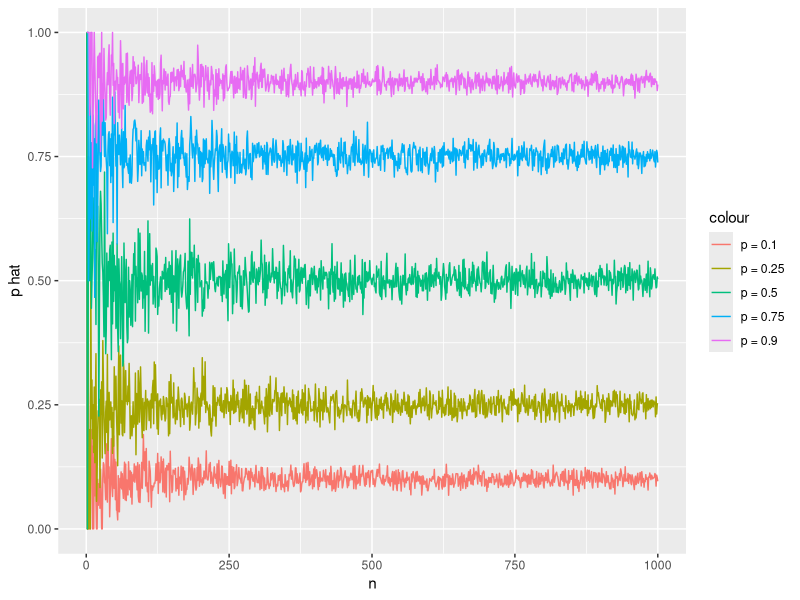
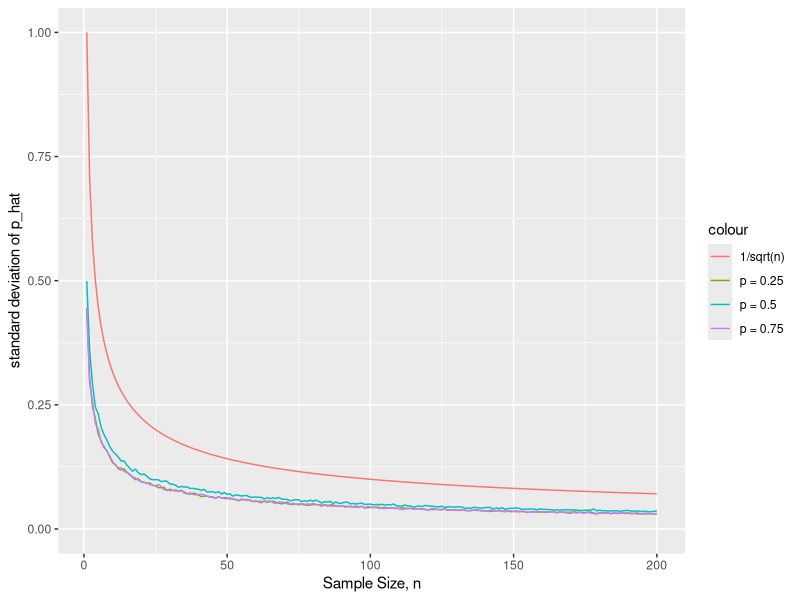
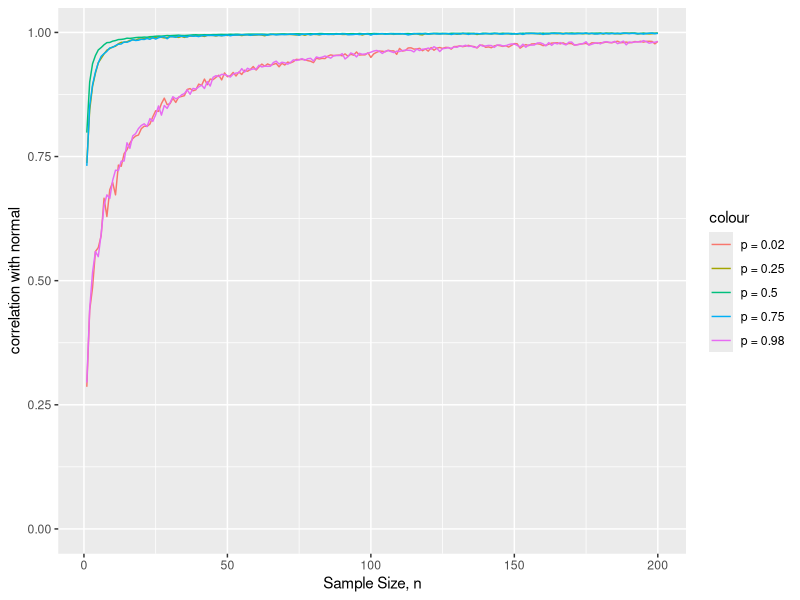
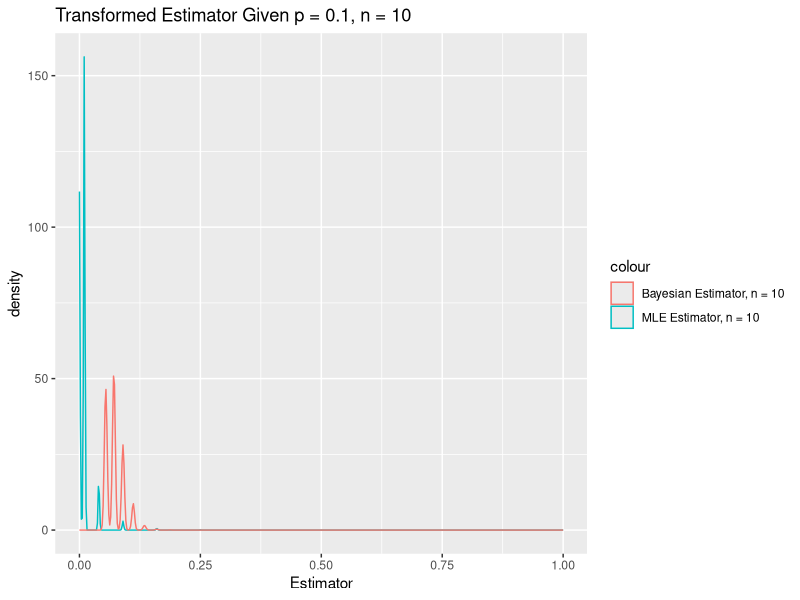
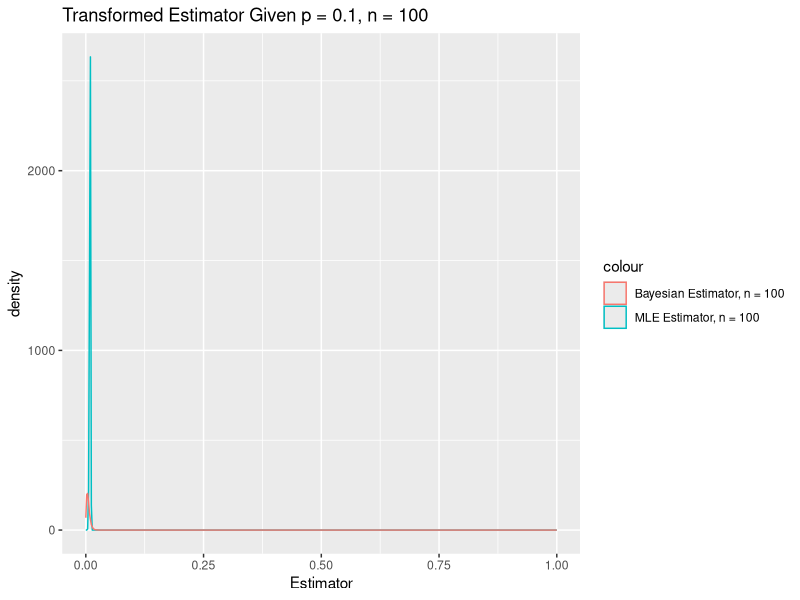
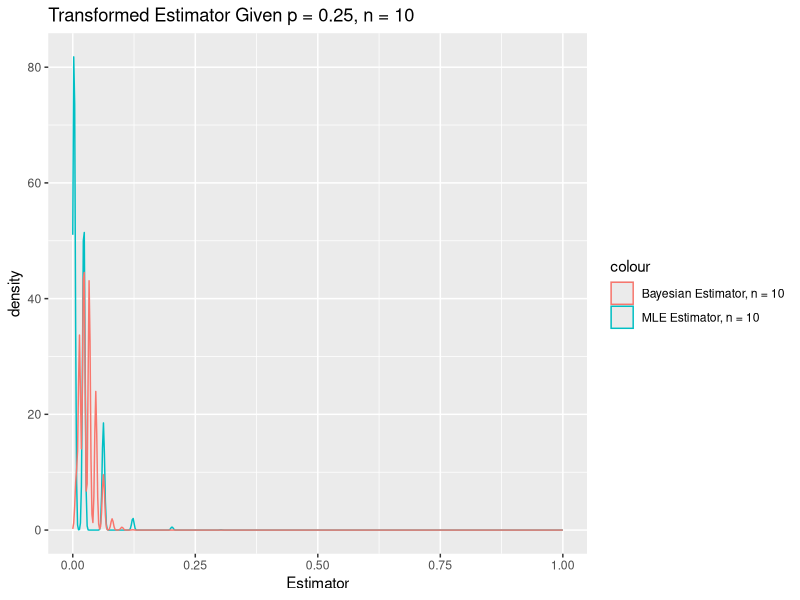
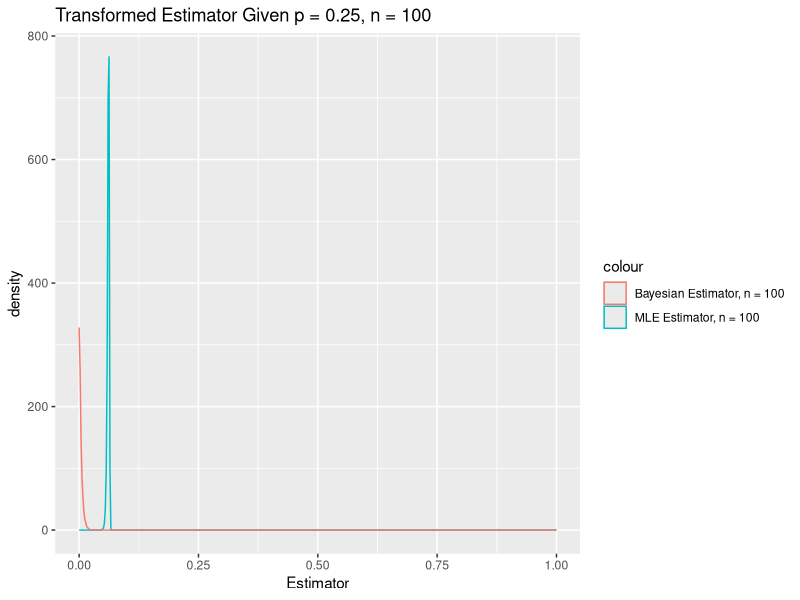
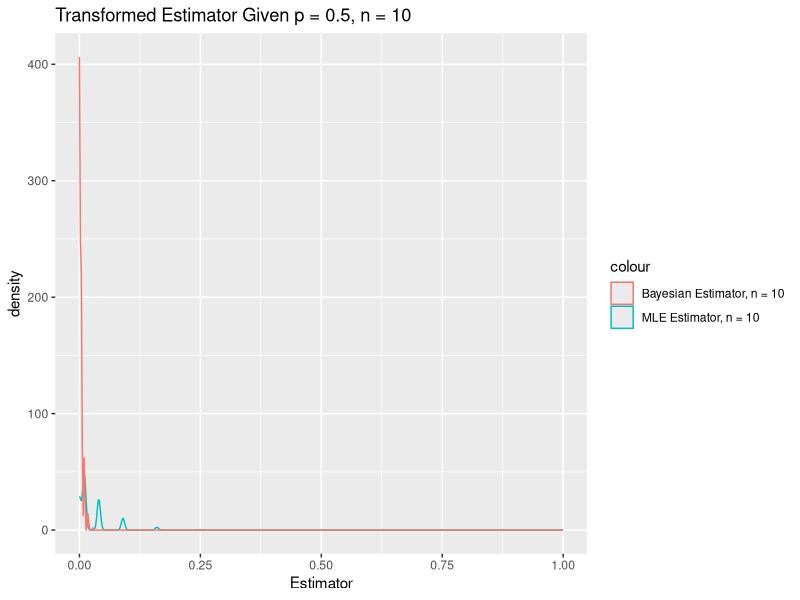

The R source for these figures, in order:
## ---- chunk 1
knitr::opts_chunk$set(echo = TRUE)
knitr::opts_chunk$set(echo = TRUE, fig.align="center")
gc()
ls()
options(digits=4)
require(tidyverse)
set.seed(47)
## ---- chunk 2
x <- 0.2
# a/(a+b) = 0.1
vector <- seq(0, 10000, 0.01)
i <- 1
a <- vector[i]
b <- 9*a
while (abs(pbeta(x,a,b) - 0.9) > 0.001){
  i <- i + 1
  a <- vector[i]
  b <- 9*a
}
a
b
pbeta(x,a,b) # roughly = 0.9
## ---- chunk 3
x <- 0.2
# a/(a+b) = 0.1
vector <- seq(0, 10000, 0.01)
i <- 1
a <- vector[i]
b <- 9*a
while (abs(pbeta(x,a,b) - 0.9) > 0.001){
  i <- i + 1
  a <- vector[i]
  b <- 9*a
}
a
b
pbeta(x,a,b) # roughly = 0.9
## ---- chunk 4
p_i <- p_0.1 <- p_0.25 <- p_0.5 <- p_0.75 <- p_0.9 <- c() 
n = c(1:1000) #Vector of sample size to repeat over
for (i in n) {
  p_i <- mean(rbinom(1, i, 0.1))/i
  p_0.1 <- c(p_0.1, p_i)
}
for (i in n) {
  p_i <- mean(rbinom(1, i, 0.25))/i
  p_0.25 <- c(p_0.25, p_i)
}
for (i in n) {
  p_i <- mean(rbinom(1, i, 0.5))/i
  p_0.5 <- c(p_0.5, p_i)
}
for (i in n) {
  p_i <- mean(rbinom(1, i, 0.75))/i
  p_0.75 <- c(p_0.75, p_i)
}
for (i in n) {
  p_i <- mean(rbinom(1, i, 0.9))/i
  p_0.9 <- c(p_0.9, p_i)
}

P.data <- data.frame(n, p_0.1 , p_0.25 , p_0.5 , p_0.75 , p_0.9)
P.data %>% ggplot(aes(n)) +
  geom_line(aes(y = p_0.1, colour = "p = 0.1")) +
  geom_line(aes(y = p_0.25, colour = "p = 0.25")) +
  geom_line(aes(y = p_0.5, colour = "p = 0.5")) +
  geom_line(aes(y = p_0.75, colour = "p = 0.75")) +
  geom_line(aes(y = p_0.9, colour = "p = 0.9")) +
  ylim(0, 1) + ylab('p hat')
## ---- chunk 5
p=0.25
n=200
p_hat_25=c()
for (i in 1: n) {
x = rbinom(1000,i,p)
p_hat_25=c(p_hat_25,sd(x)/i)}

p=0.5
n=200
p_hat_5=c()
for (i in 1: n) {
x = rbinom(1000,i,p)
p_hat_5=c(p_hat_5,sd(x)/i)}


p=0.75
n=200
p_hat_75=c()
for (i in 1: n) {
x = rbinom(1000,i,p)
p_hat_75=c(p_hat_75,sd(x)/i)}


n=200
root=c()
for (i in 1:n){
x=1/sqrt(i)
root=c(root,x)}


P.data <- data.frame(1:n, p_hat_25 , p_hat_5 , p_hat_75 , root)
P.data %>% ggplot(aes(1:n)) +
  geom_line(aes(y = p_hat_25, colour = "p = 0.25")) +
  geom_line(aes(y = p_hat_5, colour = "p = 0.5")) +
  geom_line(aes(y = p_hat_75, colour = "p = 0.75")) +
  geom_line(aes(y = root, colour = "1/sqrt(n)")) +
  ylim(0, 1) + ylab('standard deviation of p_hat') + xlab('Sample Size, n')
## ---- chunk 6
p <- 0.02  
n <- 200
cornorm_02 <- c()
for (i in 1 : n) {
  p_hat <- rbinom(1000,i,p)/i
  b <- qqnorm(p_hat, plot.it=FALSE)
  cornorm_02[i] <- cor(b$x,b$y)
}

p <- 0.25  
n <- 200
cornorm_25 <- c()
for (i in 1 : n) {
  p_hat <- rbinom(1000,i,p)/i
  b <- qqnorm(p_hat, plot.it=FALSE)
  cornorm_25[i] <- cor(b$x,b$y)
}

p <- 0.5  
n <- 200
cornorm_5 <- c()
for (i in 1 : n) {
  p_hat <- rbinom(1000,i,p)/i
  b <- qqnorm(p_hat, plot.it=FALSE)
  cornorm_5[i] <- cor(b$x,b$y)
}


p <- 0.75  
n <- 200
cornorm_75 <- c()
for (i in 1 : n) {
  p_hat <- rbinom(1000,i,p)/i
  b <- qqnorm(p_hat, plot.it=FALSE)
  cornorm_75[i] <- cor(b$x,b$y)
}

p <- 0.98  
n <- 200
cornorm_98 <- c()
for (i in 1 : n) {
  p_hat <- rbinom(1000,i,p)/i
  b <- qqnorm(p_hat, plot.it=FALSE)
  cornorm_98[i] <- cor(b$x,b$y)
}

P.data <- data.frame(1:n, cornorm_02 , cornorm_25 , cornorm_5 , cornorm_75, cornorm_98)
P.data %>% ggplot(aes(1:n)) +
  geom_line(aes(y = cornorm_02, colour = "p = 0.02")) +
  geom_line(aes(y = cornorm_25, colour = "p = 0.25")) +
  geom_line(aes(y = cornorm_5, colour = "p = 0.5")) +
  geom_line(aes(y = cornorm_75, colour = "p = 0.75")) +
  geom_line(aes(y = cornorm_98, colour = "p = 0.98")) +
  ylim(0, 1) + ylab('correlation with normal') + xlab('Sample Size, n')
## ---- chunk 7
#First p-value
p = 0.1

#first n value
n <- 10
p_hatb_10 <- p_hat_10 <- c()
for (i in c(1:10000)){
  x_i <- rbinom(n, 1, p)
  p_hatb_10 <- c((sum(x_i)+10)/(n+20), p_hatb_10) 
  p_hat_10 <- c(mean(x_i), p_hat_10)
}
# second n value
n <- 100
p_hatb_100 <- p_hat_100 <- c()
for (i in c(1:10000)){
  x_i <- rbinom(n, 1, p)
  p_hatb_100 <- c((sum(x_i)+10)/(n+20), p_hatb_100) 
  p_hat_100 <- c(mean(x_i), p_hat_100)
}
p_hatb_10 <- (p_hatb_10 - p)^2
p_hat_10 <- (p_hat_10 - p)^2
p_hatb_100 <- (p_hatb_100 - p)^2
p_hat_100 <- (p_hatb_100 - p)^2

P.data <- data.frame(p_hatb_10, p_hat_10, p_hatb_100, p_hat_100) 

P.data %>% ggplot() + xlim(0, 1) +
  geom_density(kernel = "gaussian", aes(p_hat_10, colour= 'MLE Estimator, n = 10')) +
  geom_density(kernel = "gaussian", aes(p_hatb_10, colour= 'Bayesian Estimator, n = 10')) +
  labs(title = "Transformed Estimator Given p = 0.1, n = 10", x = "Estimator") 

P.data %>% ggplot() + xlim(0, 1) +
  geom_density(kernel = "gaussian",aes(p_hat_100, colour= 'MLE Estimator, n = 100')) +
  geom_density(kernel = "gaussian",aes(p_hatb_100, colour= 'Bayesian Estimator, n = 100')) +
  labs(title = "Transformed Estimator Given p = 0.1, n = 100", x = "Estimator") 
## ---- chunk 8
# Next p-value
p = 0.25

#first n value
n <- 10
p_hatb_10 <- p_hat_10 <- c()
for (i in c(1:10000)){
  x_i <- rbinom(n, 1, p)
  p_hatb_10 <- c((sum(x_i)+10)/(n+20), p_hatb_10) 
  p_hat_10 <- c(mean(x_i), p_hat_10)
}
# second n value
n <- 100
p_hatb_100 <- p_hat_100 <- c()
for (i in c(1:10000)){
  x_i <- rbinom(n, 1, p)
  p_hatb_100 <- c((sum(x_i)+10)/(n+20), p_hatb_100) 
  p_hat_100 <- c(mean(x_i), p_hat_100)
}
p_hatb_10 <- (p_hatb_10 - p)^2
p_hat_10 <- (p_hat_10 - p)^2
p_hatb_100 <- (p_hatb_100 - p)^2
p_hat_100 <- (p_hatb_100 - p)^2

P.data <- data.frame(p_hatb_10, p_hat_10, p_hatb_100, p_hat_100) 

P.data %>% ggplot() + xlim(0, 1) +
  geom_density(kernel = "gaussian", aes(p_hat_10, colour= 'MLE Estimator, n = 10')) +
  geom_density(kernel = "gaussian", aes(p_hatb_10, colour= 'Bayesian Estimator, n = 10')) +
  labs(title = "Transformed Estimator Given p = 0.25, n = 10", x = "Estimator") 

P.data %>% ggplot() + xlim(0, 1) +
  geom_density(kernel = "gaussian",aes(p_hat_100, colour= 'MLE Estimator, n = 100')) +
  geom_density(kernel = "gaussian",aes(p_hatb_100, colour= 'Bayesian Estimator, n = 100')) +
  labs(title = "Transformed Estimator Given p = 0.25, n = 100", x = "Estimator") 
## ---- chunk 9
# Next p-value
p = 0.5

#first n value
n <- 10
p_hatb_10 <- p_hat_10 <- c()
for (i in c(1:10000)){
  x_i <- rbinom(n, 1, p)
  p_hatb_10 <- c((sum(x_i)+10)/(n+20), p_hatb_10) 
  p_hat_10 <- c(mean(x_i), p_hat_10)
}
# second n value
n <- 100
p_hatb_100 <- p_hat_100 <- c()
for (i in c(1:10000)){
  x_i <- rbinom(n, 1, p)
  p_hatb_100 <- c((sum(x_i)+10)/(n+20), p_hatb_100) 
  p_hat_100 <- c(mean(x_i), p_hat_100)
}
p_hatb_10 <- (p_hatb_10 - p)^2
p_hat_10 <- (p_hat_10 - p)^2
p_hatb_100 <- (p_hatb_100 - p)^2
p_hat_100 <- (p_hatb_100 - p)^2

P.data <- data.frame(p_hatb_10, p_hat_10, p_hatb_100, p_hat_100) 

P.data %>% ggplot() + xlim(0, 1) +
  geom_density(kernel = "gaussian", aes(p_hat_10, colour= 'MLE Estimator, n = 10')) +
  geom_density(kernel = "gaussian", aes(p_hatb_10, colour= 'Bayesian Estimator, n = 10')) +
  labs(title = "Transformed Estimator Given p = 0.5, n = 10", x = "Estimator") 

P.data %>% ggplot() + xlim(0, 1) +
  geom_density(kernel = "gaussian",aes(p_hat_100, colour= 'MLE Estimator, n = 100')) +
  geom_density(kernel = "gaussian",aes(p_hatb_100, colour= 'Bayesian Estimator, n = 100')) +
  labs(title = "Transformed Estimator Given p = 0.5, n = 100", x = "Estimator") 
## ---- chunk 10
# Next p-value
p = 0.75

#first n value
n <- 10
p_hatb_10 <- p_hat_10 <- c()
for (i in c(1:10000)){
  x_i <- rbinom(n, 1, p)
  p_hatb_10 <- c((sum(x_i)+10)/(n+20), p_hatb_10) 
  p_hat_10 <- c(mean(x_i), p_hat_10)
}
# second n value
n <- 100
p_hatb_100 <- p_hat_100 <- c()
for (i in c(1:10000)){
  x_i <- rbinom(n, 1, p)
  p_hatb_100 <- c((sum(x_i)+10)/(n+20), p_hatb_100) 
  p_hat_100 <- c(mean(x_i), p_hat_100)
}
p_hatb_10 <- (p_hatb_10 - p)^2
p_hat_10 <- (p_hat_10 - p)^2
p_hatb_100 <- (p_hatb_100 - p)^2
p_hat_100 <- (p_hatb_100 - p)^2

P.data <- data.frame(p_hatb_10, p_hat_10, p_hatb_100, p_hat_100) 

P.data %>% ggplot() + xlim(0, 1) +
  geom_density(kernel = "gaussian", aes(p_hat_10, colour= 'MLE Estimator, n = 10')) +
  geom_density(kernel = "gaussian", aes(p_hatb_10, colour= 'Bayesian Estimator, n = 10')) +
  labs(title = "Transformed Estimator Given p = 0.75, n = 10", x = "Estimator") 

P.data %>% ggplot() + xlim(0, 1) +
  geom_density(kernel = "gaussian",aes(p_hat_100, colour= 'MLE Estimator, n = 100')) +
  geom_density(kernel = "gaussian",aes(p_hatb_100, colour= 'Bayesian Estimator, n = 100')) +
  labs(title = "Transformed Estimator Given p = 0.75, n = 100", x = "Estimator") 
## ---- chunk 11
# Next p-value
p = 0.9

#first n value
n <- 10
p_hatb_10 <- p_hat_10 <- c()
for (i in c(1:10000)){
  x_i <- rbinom(n, 1, p)
  p_hatb_10 <- c((sum(x_i)+10)/(n+20), p_hatb_10) 
  p_hat_10 <- c(mean(x_i), p_hat_10)
}
# second n value
n <- 100
p_hatb_100 <- p_hat_100 <- c()
for (i in c(1:10000)){
  x_i <- rbinom(n, 1, p)
  p_hatb_100 <- c((sum(x_i)+10)/(n+20), p_hatb_100) 
  p_hat_100 <- c(mean(x_i), p_hat_100)
}
p_hatb_10 <- (p_hatb_10 - p)^2
p_hat_10 <- (p_hat_10 - p)^2
p_hatb_100 <- (p_hatb_100 - p)^2
p_hat_100 <- (p_hatb_100 - p)^2

P.data <- data.frame(p_hatb_10, p_hat_10, p_hatb_100, p_hat_100) 

P.data %>% ggplot() + xlim(0, 1) +
  geom_density(kernel = "gaussian", aes(p_hat_10, colour= 'MLE Estimator, n = 10')) +
  geom_density(kernel = "gaussian", aes(p_hatb_10, colour= 'Bayesian Estimator, n = 10')) +
  labs(title = "Transformed Estimator Given p = 0.9, n = 10", x = "Estimator") 

P.data %>% ggplot() + xlim(0, 1) +
  geom_density(kernel = "gaussian",aes(p_hat_100, colour= 'MLE Estimator, n = 100')) +
  geom_density(kernel = "gaussian",aes(p_hatb_100, colour= 'Bayesian Estimator, n = 100')) +
  labs(title = "Transformed Estimator Given p = 0.9, n = 100", x = "Estimator") 
